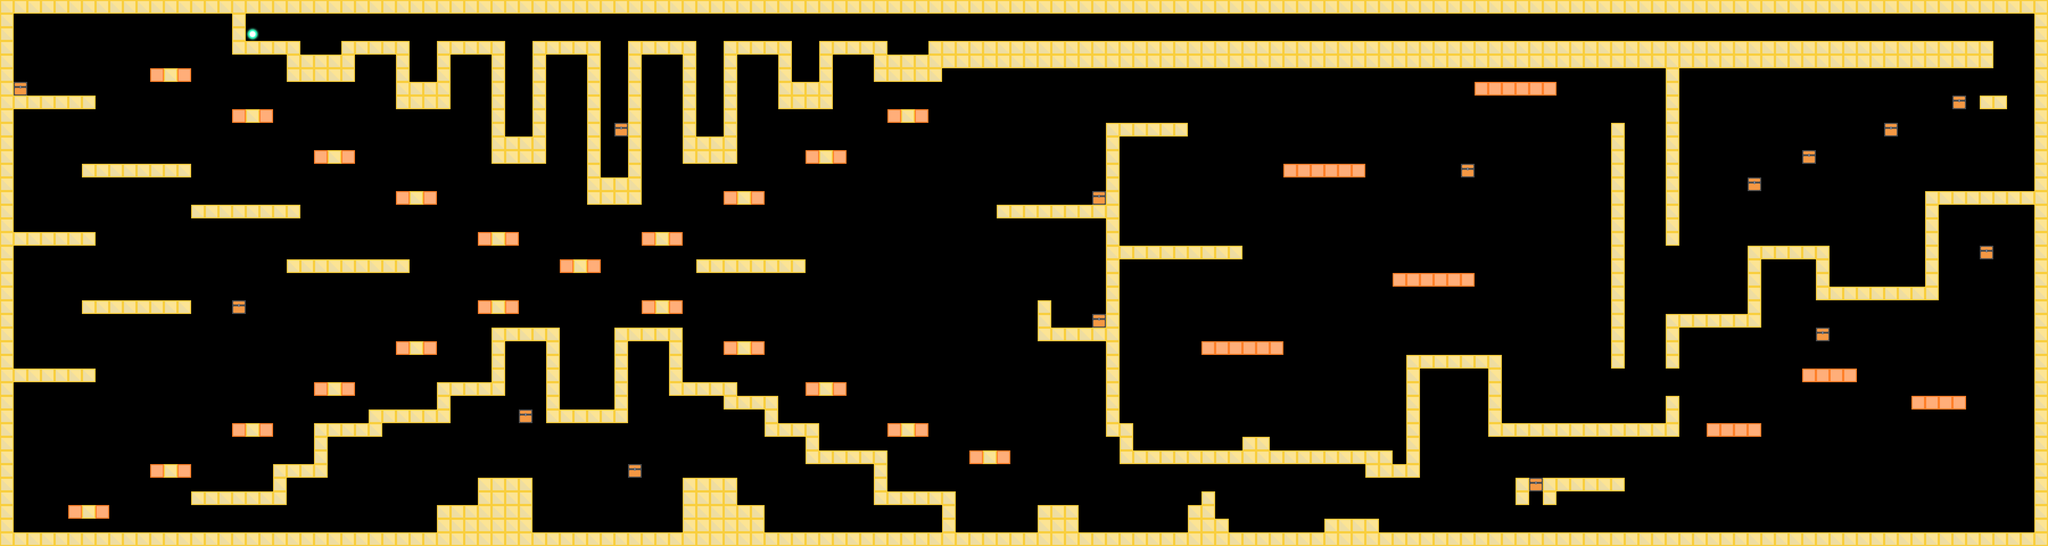

This game map was drawn from its Tiled (.tmx) file and the tilesets committed beside it. A one-line description and the trimmed map source follow:
An orthogonal 150x40 tile map with 72x72 px tiles, 1 tile layer (圖塊層 1).

<map version="1.5" tiledversion="1.7.2" orientation="orthogonal" renderorder="right-down" width="150" height="40" tilewidth="72" tileheight="72" infinite="0" nextlayerid="4" nextobjectid="5">
 <tileset firstgid="1" source="Tiles.tsx" />
 <layer id="1" name="圖塊層 1" width="150" height="40">
  <data>[6000 cells, 1205 non-empty, 4 distinct tile ids]</data>
 </layer>
</map>